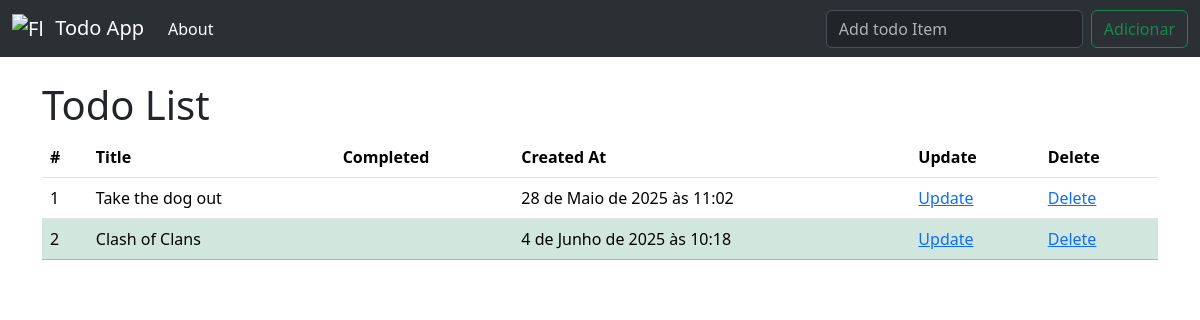
Before: / with the older database file.
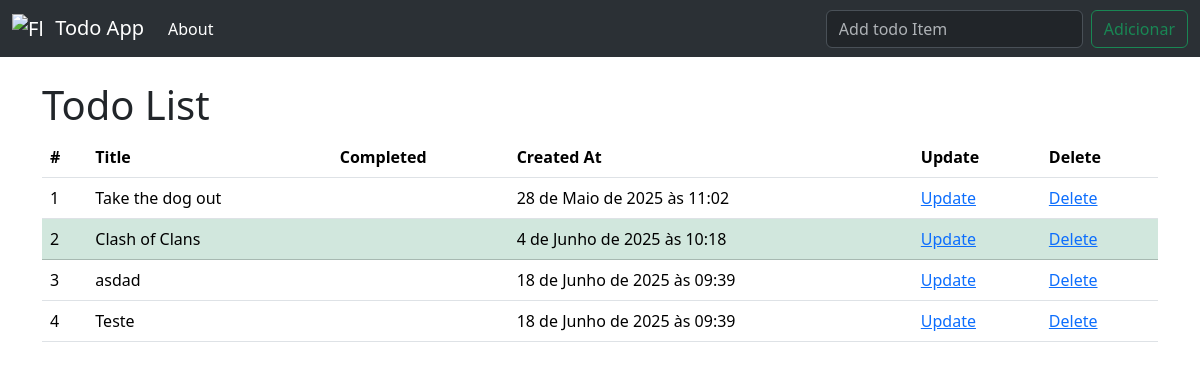
After: the same page with the newer database file.
### todo_list/models.py (models this page shows, shortened)
class todo(models.Model):
    title = models.CharField(max_length=200)
    isCompleted = models.BooleanField(default=False)
    created_at = models.DateTimeField(auto_now=True)

### todo_list/views.py (the view)
# urls.py: 2. Add a URL to urlpatterns:  path('', views.home, name='home')
def home(request):
    if request.method == 'POST':
        form = TodoForm(request.POST or None)
        if form.is_valid():
            form.save()
            todos = todo.objects.all()
            return render(request, 'home.html', {'todos': todos} )
    else:
        todos = todo.objects.all()
        return render(request, 'home.html', {'todos': todos} )

### todo_list/Templates/home.html
{% extends 'base.html' %}
{% block content %}
<h1>Todo List</h1>
{% if todos %}
<table class="table">
    <thead>
        <tr>
            <th scope="col">#</th>
            <th scope="col">Title</th>
            <th scope="col">Completed</th>
            <th scope="col">Created At</th>
            <th scope="col">Update</th>
            <th scope="col">Delete</th>
        </tr>
    </thead>
{% for todo in todos %}
        {% if todo.isCompleted %}
        <tr class="table-success">
            <td>{{ todo.id }}</td>
            <td>{{ todo.title }}</td>
            <td>{{ todo.completed }}</td>
            <td>{{ todo.created_at }}</td>
            <td><a href="#">Update</a></td>
            <td><a href="#">Delete</a></td>
        </tr>
        {% else %}
        <tr>
            <td>{{ todo.id }}</td>
            <td>{{ todo.title }}</td>
            <td>{{ todo.completed }}</td>
            <td>{{ todo.created_at }}</td>
            <td><a href="#">Update</a></td>
            <td><a href="#">Delete</a></td>
        </tr>
        {% endif %}
{% endfor %}
</table>
{% else %}
<p>No todos available.</p>
{% endif %}
{% endblock %}

Changed rows visible on the page:
added todo: id "3", title "asdad", created_at "18 de Junho de 2025 às 09:39"
added todo: id "4", title "Teste", created_at "18 de Junho de 2025 às 09:39"
